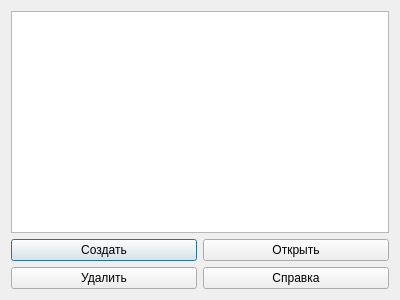
<?xml version="1.0" encoding="UTF-8"?>
<ui version="4.0">
 <class>StartDialog</class>
 <widget class="QDialog" name="StartDialog">
  <property name="geometry">
   <rect>
    <x>0</x>
    <y>0</y>
    <width>400</width>
    <height>300</height>
   </rect>
  </property>
  <property name="windowTitle">
   <string>Dialog</string>
  </property>
  <layout class="QVBoxLayout" name="verticalLayout_3">
   <item>
    <widget class="QListWidget" name="listWidget">
     <property name="sortingEnabled">
      <bool>true</bool>
     </property>
    </widget>
   </item>
   <item>
    <layout class="QHBoxLayout" name="horizontalLayout">
     <item>
      <layout class="QVBoxLayout" name="verticalLayout_2">
       <item>
        <widget class="QPushButton" name="createPushButton">
         <property name="text">
          <string>Создать</string>
         </property>
        </widget>
       </item>
       <item>
        <widget class="QPushButton" name="deletePushButton">
         <property name="text">
          <string>Удалить</string>
         </property>
        </widget>
       </item>
      </layout>
     </item>
     <item>
      <layout class="QVBoxLayout" name="verticalLayout">
       <item>
        <widget class="QPushButton" name="openPushButton">
         <property name="text">
          <string>Открыть</string>
         </property>
        </widget>
       </item>
       <item>
        <widget class="QPushButton" name="helpPushButton">
         <property name="text">
          <string>Справка</string>
         </property>
        </widget>
       </item>
      </layout>
     </item>
    </layout>
   </item>
  </layout>
 </widget>
 <resources/>
 <connections/>
</ui>
